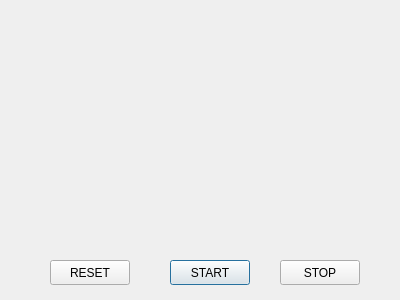
<?xml version="1.0" encoding="UTF-8"?>
<ui version="4.0">
 <class>StartStopEmulData</class>
 <widget class="QDialog" name="StartStopEmulData">
  <property name="geometry">
   <rect>
    <x>0</x>
    <y>0</y>
    <width>400</width>
    <height>300</height>
   </rect>
  </property>
  <property name="windowTitle">
   <string>Dialog</string>
  </property>
  <widget class="QPushButton" name="PB_start">
   <property name="geometry">
    <rect>
     <x>170</x>
     <y>260</y>
     <width>80</width>
     <height>25</height>
    </rect>
   </property>
   <property name="text">
    <string>START</string>
   </property>
  </widget>
  <widget class="QPushButton" name="PB_stop">
   <property name="geometry">
    <rect>
     <x>280</x>
     <y>260</y>
     <width>80</width>
     <height>25</height>
    </rect>
   </property>
   <property name="text">
    <string>STOP</string>
   </property>
  </widget>
  <widget class="QPushButton" name="PB_reset">
   <property name="geometry">
    <rect>
     <x>50</x>
     <y>260</y>
     <width>80</width>
     <height>25</height>
    </rect>
   </property>
   <property name="text">
    <string>RESET</string>
   </property>
  </widget>
 </widget>
 <resources/>
 <connections/>
</ui>
